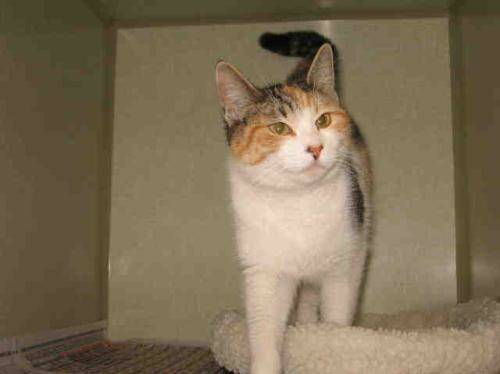
#> input picture 01/cat-and-dog/training_set/training_set/cats/cat.1055.jpg, 500 x 374 px; its folder holds only this picture in this run
$ jupyter execute --allow-errors main.ipynb
#> lines starting #> are read from the running program, lines starting #| are printed output that depends on the picture
### A.	[LO 2] Build Visual Vocabulary from the dataset using the Visual Bag of Words algorithm. Explain comprehensively how the algorithms work!

[cell 1]
import cv2
import os
import numpy as np
from scipy.spatial import distance
from sklearn.cluster import KMeans

[cell 2]
def load_images(path):
#> called with path = 'cat-and-dog/training_set/training_set/'
    image_dict = {}
    for animal_type in os.listdir(path):
        animal_type_image = []
        type_path = f"{path}/{animal_type}"
        for image in os.listdir(type_path):
            img = cv2.imread(f"{type_path}/{image}", 0)
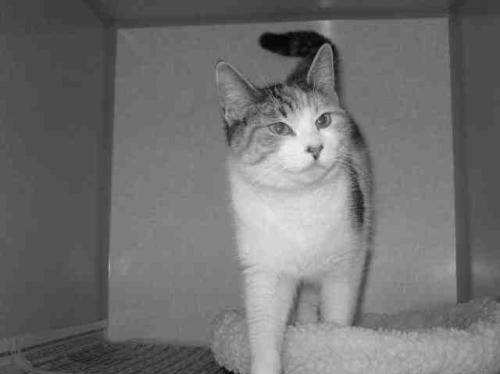
#> img: shape (374, 500); min 1, max 248, mean 112.7
            if img is not None:
                img = cv2.resize(img, (100,100))
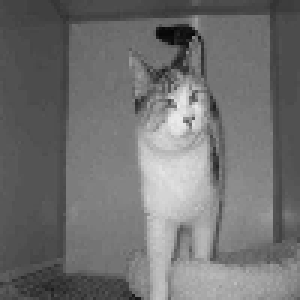
#> img: shape (100, 100) (shown 3 times larger); min 5, max 236, mean 112.7
                animal_type_image.append(img)
        image_dict[animal_type] = animal_type_image
#> pass 2 of the loop in load_images, `for animal_type in os.listdir(path):`:
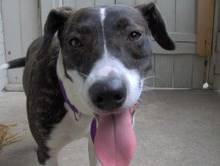
#> input picture 01/cat-and-dog/training_set/training_set/dogs/dog.1003.jpg, 220 x 166 px
#> in load_images, `img = cv2.imread(f"{type_path}/{image}", 0)`:
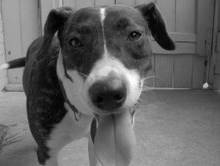
#> img: shape (166, 220); min 0, max 255, mean 100.4
#> in load_images, `img = cv2.resize(img, (100,100))`:
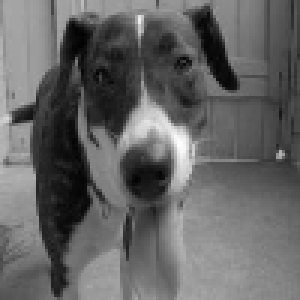
#> img: shape (100, 100) (shown 3 times larger); min 1, max 254, mean 100.3
    return image_dict

[cell 3]
train_set = load_images('cat-and-dog/training_set/training_set/')
#> train_set = 2 items
# train_cats = load_images('cat-and-dog/training_set/training_set/cats/')
# train_dogs = load_images('cat-and-dog/training_set/training_set/dogs/')

#> (a cell that did not finish here is left out)

# test_cats = load_images('cat-and-dog/test_set/test_set/cats/')
# test_dogs = load_images('cat-and-dog/test_set/test_set/dogs/')

Below is the function to get local features of the image using SIFT. In one dataset consists of two categories: cat and dog. These categories will be iterated separatedly, by getting the keypoints and descriptors for every image in both categories (cat and dog). The descriptor for all images will be combined in the descriptors list, while the descriptors for specific class will be stored in the sift_vectors dictionary. This function will return a list that has 2 values; the first value is the combined descriptors of all images and the second value is the visual dictionary of our descriptors from specific classes.

[cell 5]
def sift_features(dataset):
    sift_vectors = {}
    descriptors = []
    # surf = cv2.xfeatures2d.SURF_create(800)
    sift = cv2.SIFT_create()
    # cv2.features2d.SIFT_create()

    for category, animal_img in dataset.items():
        features = []
        for img in animal_img:
            kp, desc = sift.detectAndCompute(img, None)
            descriptors.extend(desc)
            features.append(desc)
        sift_vectors[category] = features
#> this loop made 2 passes
#> category on passes 1 to 2: 'cats', 'dogs'
#> after the loop, descriptors = 116 items; sift_vectors = 2 items

    return [descriptors, sift_vectors]

[cell 6]
compute_sift = sift_features(train_set)
#> compute_sift = 2 items
descriptor_list = compute_sift[0]
#> descriptor_list = 116 items
bovw_dictionary = compute_sift[1]
#> bovw_dictionary = 2 items
